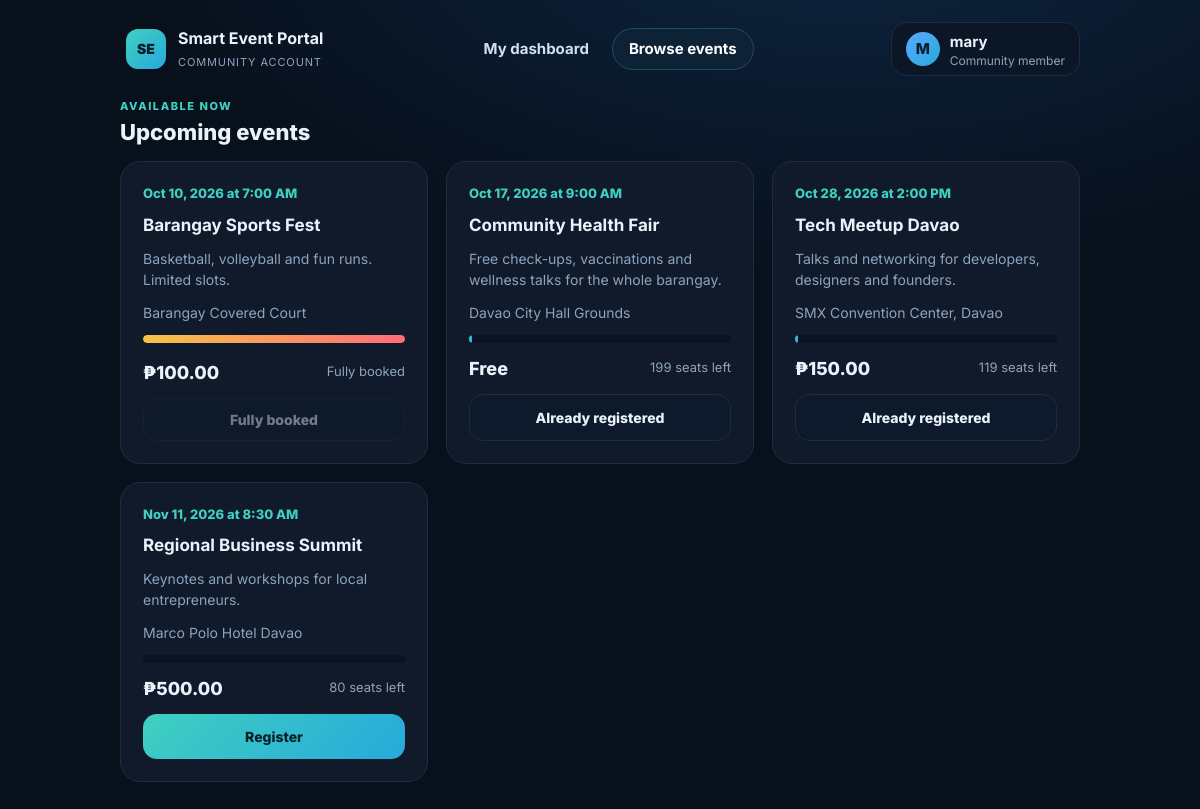
The page /user/events.php (signed in) on the database its author committed.
### tables this page shows
CREATE TABLE events (
  event_id    INT AUTO_INCREMENT PRIMARY KEY,
  event_name  VARCHAR(150) NOT NULL,
  description TEXT,
  event_date  DATE NOT NULL,
  event_time  TIME NOT NULL,
  location    VARCHAR(200) NOT NULL,
  capacity    INT NOT NULL DEFAULT 100,
  price       DECIMAL(10,2) NOT NULL DEFAULT 0,
  vip_price   DECIMAL(10,2) NOT NULL DEFAULT 0,
  status      ENUM('Upcoming','Ongoing','Completed','Cancelled') NOT NULL DEFAULT 'Upcoming',
  created_by  INT NULL,
  created_at  TIMESTAMP DEFAULT CURRENT_TIMESTAMP,
  FOREIGN KEY (created_by) REFERENCES users(id) ON DELETE SET NULL
);

### user/events.php (the view, shortened to what this page needs)
<?php
require_once __DIR__ . '/../includes/layout.php';
$u = user_start('Browse events', 'events');
$events = db()->query("SELECT * FROM events WHERE status IN ('Upcoming','Ongoing') AND event_date >= CURDATE() ORDER BY event_date, event_time")->fetchAll();
$mine = db()->prepare("SELECT event_id FROM registrations WHERE user_id=? AND registration_status IN ('Pending','Approved')"); $mine->execute([$u['id']]);
$mine = array_column($mine->fetchAll(), 'event_id');
?>
<div class="eyebrow">Available now</div><h2 style="margin-bottom:16px">Upcoming events</h2>
<div class="grid-3" style="grid-template-columns:repeat(auto-fill,minmax(290px,1fr))">
<?php foreach ($events as $e): $taken = seats_taken((int)$e['event_id']); $left = max(0, $e['capacity'] - $taken); $reg = in_array($e['event_id'], $mine); ?>
  <article class="ev">
    <div class="date"><?= fdate($e['event_date']) ?> at <?= ftime($e['event_time']) ?></div>
    <h3><?= h($e['event_name']) ?></h3><p><?= h(mb_strimwidth((string)$e['description'], 0, 120, '...')) ?></p><p><?= h($e['location']) ?></p>
    <?= bar($taken, (int)$e['capacity']) ?>
    <div class="foot"><span class="price"><?= $e['price'] > 0 ? money($e['price']) : 'Free' ?></span><span class="muted small"><?= $left ? $left . ' seats left' : 'Fully booked' ?></span></div>
    <?php if ($reg): ?><a class="btn" href="<?= url('user/index.php') ?>">Already registered</a>
    <?php elseif (!$left): ?><button class="btn" disabled>Fully booked</button>
    <?php else: ?><a class="btn btn-primary" href="<?= url('user/register.php?event_id=' . $e['event_id']) ?>">Register</a><?php endif; ?>
  </article>
<?php endforeach; ?>
</div>

### config.php (shortened to what this page needs)
<?php
function db(): PDO {
    static $pdo = null;
    if ($pdo === null) {
        $pdo = new PDO(
            'mysql:host=' . DB_HOST . ';dbname=' . DB_NAME . ';charset=utf8mb4',
            DB_USER, DB_PASS,
            [
                PDO::ATTR_ERRMODE => PDO::ERRMODE_EXCEPTION,
                PDO::ATTR_DEFAULT_FETCH_MODE => PDO::FETCH_ASSOC,
                PDO::ATTR_EMULATE_PREPARES => false,
            ]
        );
    }
    return $pdo;
}
function h($v): string { return htmlspecialchars((string)$v, ENT_QUOTES, 'UTF-8'); }
function url(string $p = ''): string { return BASE_URL . '/' . ltrim($p, '/'); }
function money($n): string { return '₱' . number_format((float)$n, 2); }
function fdate($d): string { return $d ? date('M j, Y', strtotime($d)) : '-'; }
function ftime($t): string { return $t ? date('g:i A', strtotime($t)) : '-'; }
function seats_taken(int $eventId): int {
    $s = db()->prepare("SELECT COUNT(*) FROM registrations WHERE event_id=? AND registration_status IN ('Pending','Approved')");
    $s->execute([$eventId]);
    return (int)$s->fetchColumn();
}
function bar(int $taken, int $cap): string {
    $pct = $cap > 0 ? min(100, round($taken / $cap * 100)) : 0;
    return '<div class="bar"><i class="' . ($pct >= 100 ? 'full' : '') . '" style="width:' . $pct . '%"></i></div>';
}

### assets/style.css (style rules this page uses)
:root { --bg:#08101c; --side:#060d18; --card:#101a2a; --line:#1d2c42; --text:#eaf2fb; --muted:#8ea3bd; --teal:#3fd0c0; --cyan:#27a9dc; --blue:#5aa9ff; --amber:#f6c344; --red:#ff6b7a; --green:#4fd69c; --r:18px; }
* { box-sizing:border-box }
html,body { margin:0 }
body { background:radial-gradient(1200px 600px at 70% -10%,#0d2540 0,transparent 60%),var(--bg);color:var(--text); font-family:Inter,"Segoe UI",system-ui,sans-serif;font-size:15px;line-height:1.5;min-height:100vh }
a { color:var(--teal);text-decoration:none }
h1,h2,h3 { margin:0;line-height:1.15 }
h2 { font-size:22px;font-weight:800 }
h3 { font-size:17px;font-weight:700 }
.eyebrow { font-size:11px;letter-spacing:.14em;text-transform:uppercase;font-weight:800;color:var(--teal);margin-bottom:6px }
.muted { color:var(--muted) }
.small { font-size:13px }
.btn { display:inline-flex;align-items:center;justify-content:center;gap:8px;border-radius:14px;padding:12px 20px;font-weight:800;font-size:14px;border:1px solid var(--line);background:#0d1a2b;color:var(--text);cursor:pointer;font-family:inherit }
.btn-primary { background:linear-gradient(135deg,var(--teal),var(--cyan));color:#04202a;border:0 }
.btn[disabled] { opacity:.45;cursor:not-allowed }
.grid-3 { display:grid;grid-template-columns:repeat(3,1fr);gap:18px }
.bar { height:8px;border-radius:99px;background:#0a1322;overflow:hidden;min-width:90px }
.bar i { display:block;height:100%;background:linear-gradient(90deg,var(--teal),var(--cyan));border-radius:99px }
.bar i.full { background:linear-gradient(90deg,var(--amber),var(--red)) }
.ev { background:var(--card);border:1px solid var(--line);border-radius:20px;padding:22px;display:flex;flex-direction:column;gap:12px }
.ev .date { font-weight:800;color:var(--teal);font-size:13px }
.ev p { margin:0;color:var(--muted);font-size:14px }
.ev .foot { margin-top:auto;display:flex;justify-content:space-between;align-items:center;gap:10px }
.price { font-weight:800;font-size:18px }

### rows shown on the page
events: event_date "Oct 10, 2026", event_time "7:00 AM", event_name "Barangay Sports Fest", description "Basketball, volleyball and fun runs. Limited slots.", location "Barangay Covered Court", capacity 4 (drawn), price "₱100.00"
events: event_date "Oct 17, 2026", event_time "9:00 AM", event_name "Community Health Fair", description "Free check-ups, vaccinations and wellness talks for the whole barangay.", location "Davao City Hall Grounds", price "Free", left "199"
events: event_date "Oct 28, 2026", event_time "2:00 PM", event_name "Tech Meetup Davao", description "Talks and networking for developers, designers and founders.", location "SMX Convention Center, Davao", price "₱150.00", left "119"
events: event_date "Nov 11, 2026", event_time "8:30 AM", event_name "Regional Business Summit", description "Keynotes and workshops for local entrepreneurs.", location "Marco Polo Hotel Davao", price "₱500.00", capacity "80"

### other values the page prints
$label "My dashboard"
$label "Browse events"
$ini "M"
$u['username'] "mary"
